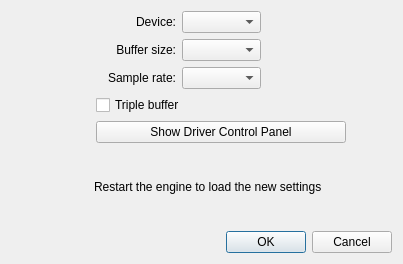
<?xml version="1.0" encoding="UTF-8"?>
<ui version="4.0">
 <class>DriverSettingsW</class>
 <widget class="QDialog" name="DriverSettingsW">
  <property name="geometry">
   <rect>
    <x>0</x>
    <y>0</y>
    <width>403</width>
    <height>264</height>
   </rect>
  </property>
  <property name="windowTitle">
   <string>Driver Settings</string>
  </property>
  <layout class="QGridLayout" name="gridLayout">
   <item row="0" column="0" colspan="2">
    <widget class="QLabel" name="label_device">
     <property name="text">
      <string>Device:</string>
     </property>
     <property name="alignment">
      <set>Qt::AlignRight|Qt::AlignTrailing|Qt::AlignVCenter</set>
     </property>
    </widget>
   </item>
   <item row="2" column="2">
    <widget class="QComboBox" name="cb_samplerate"/>
   </item>
   <item row="3" column="0">
    <spacer name="horizontalSpacer_2">
     <property name="orientation">
      <enum>Qt::Horizontal</enum>
     </property>
     <property name="sizeType">
      <enum>QSizePolicy::Fixed</enum>
     </property>
     <property name="sizeHint" stdset="0">
      <size>
       <width>40</width>
       <height>1</height>
      </size>
     </property>
    </spacer>
   </item>
   <item row="1" column="2">
    <widget class="QComboBox" name="cb_buffersize"/>
   </item>
   <item row="0" column="2">
    <widget class="QComboBox" name="cb_device"/>
   </item>
   <item row="3" column="1" colspan="3">
    <widget class="QCheckBox" name="cb_triple_buffer">
     <property name="text">
      <string>Triple buffer</string>
     </property>
    </widget>
   </item>
   <item row="4" column="0">
    <spacer name="horizontalSpacer_3">
     <property name="orientation">
      <enum>Qt::Horizontal</enum>
     </property>
     <property name="sizeType">
      <enum>QSizePolicy::Fixed</enum>
     </property>
     <property name="sizeHint" stdset="0">
      <size>
       <width>40</width>
       <height>1</height>
      </size>
     </property>
    </spacer>
   </item>
   <item row="2" column="0" colspan="2">
    <widget class="QLabel" name="label_samplerate">
     <property name="text">
      <string>Sample rate:</string>
     </property>
     <property name="alignment">
      <set>Qt::AlignRight|Qt::AlignTrailing|Qt::AlignVCenter</set>
     </property>
    </widget>
   </item>
   <item row="1" column="0" colspan="2">
    <widget class="QLabel" name="label_buffersize">
     <property name="text">
      <string>Buffer size:</string>
     </property>
     <property name="alignment">
      <set>Qt::AlignRight|Qt::AlignTrailing|Qt::AlignVCenter</set>
     </property>
    </widget>
   </item>
   <item row="4" column="4">
    <spacer name="horizontalSpacer_6">
     <property name="orientation">
      <enum>Qt::Horizontal</enum>
     </property>
     <property name="sizeType">
      <enum>QSizePolicy::Fixed</enum>
     </property>
     <property name="sizeHint" stdset="0">
      <size>
       <width>40</width>
       <height>1</height>
      </size>
     </property>
    </spacer>
   </item>
   <item row="5" column="0" colspan="5">
    <layout class="QHBoxLayout" name="horizontalLayout_13">
     <item>
      <spacer name="horizontalSpacer_20">
       <property name="orientation">
        <enum>Qt::Horizontal</enum>
       </property>
       <property name="sizeHint" stdset="0">
        <size>
         <width>40</width>
         <height>20</height>
        </size>
       </property>
      </spacer>
     </item>
     <item>
      <widget class="QLabel" name="ico_restart">
       <property name="maximumSize">
        <size>
         <width>22</width>
         <height>22</height>
        </size>
       </property>
       <property name="text">
        <string/>
       </property>
       <property name="pixmap">
        <pixmap resource="../resources.qrc">:/16x16/dialog-information.svgz</pixmap>
       </property>
       <property name="scaledContents">
        <bool>true</bool>
       </property>
       <property name="alignment">
        <set>Qt::AlignRight|Qt::AlignTrailing|Qt::AlignVCenter</set>
       </property>
      </widget>
     </item>
     <item>
      <widget class="QLabel" name="label_restart">
       <property name="text">
        <string>Restart the engine to load the new settings</string>
       </property>
      </widget>
     </item>
     <item>
      <spacer name="horizontalSpacer_21">
       <property name="orientation">
        <enum>Qt::Horizontal</enum>
       </property>
       <property name="sizeHint" stdset="0">
        <size>
         <width>40</width>
         <height>20</height>
        </size>
       </property>
      </spacer>
     </item>
    </layout>
   </item>
   <item row="7" column="0" colspan="5">
    <widget class="QDialogButtonBox" name="buttonBox">
     <property name="orientation">
      <enum>Qt::Horizontal</enum>
     </property>
     <property name="standardButtons">
      <set>QDialogButtonBox::Cancel|QDialogButtonBox::Ok</set>
     </property>
    </widget>
   </item>
   <item row="0" column="3" colspan="2">
    <spacer name="horizontalSpacer">
     <property name="orientation">
      <enum>Qt::Horizontal</enum>
     </property>
     <property name="sizeType">
      <enum>QSizePolicy::Fixed</enum>
     </property>
     <property name="sizeHint" stdset="0">
      <size>
       <width>40</width>
       <height>1</height>
      </size>
     </property>
    </spacer>
   </item>
   <item row="4" column="1" colspan="3">
    <widget class="QPushButton" name="b_panel">
     <property name="text">
      <string>Show Driver Control Panel</string>
     </property>
    </widget>
   </item>
  </layout>
 </widget>
 <resources>
  <include location="../resources.qrc"/>
 </resources>
 <connections>
  <connection>
   <sender>buttonBox</sender>
   <signal>accepted()</signal>
   <receiver>DriverSettingsW</receiver>
   <slot>accept()</slot>
   <hints>
    <hint type="sourcelabel">
     <x>248</x>
     <y>254</y>
    </hint>
    <hint type="destinationlabel">
     <x>157</x>
     <y>274</y>
    </hint>
   </hints>
  </connection>
  <connection>
   <sender>buttonBox</sender>
   <signal>rejected()</signal>
   <receiver>DriverSettingsW</receiver>
   <slot>reject()</slot>
   <hints>
    <hint type="sourcelabel">
     <x>316</x>
     <y>260</y>
    </hint>
    <hint type="destinationlabel">
     <x>286</x>
     <y>274</y>
    </hint>
   </hints>
  </connection>
 </connections>
</ui>
